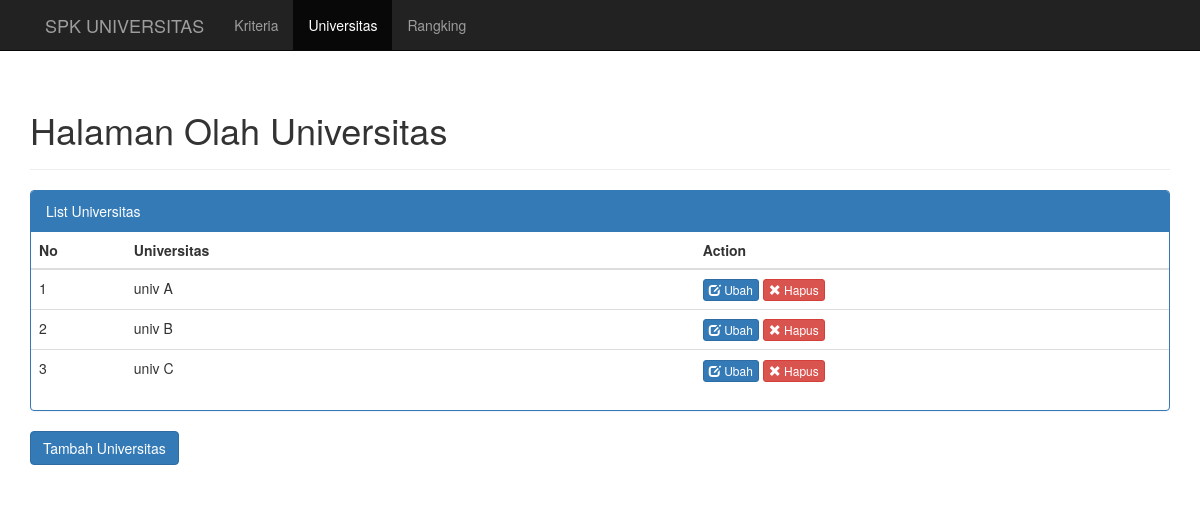
Screenshot of /index.php/universitas with the database file from the repository.
### tables this page shows
CREATE TABLE `universitas` (
  `kdUniversitas` int(11) NOT NULL,
  `universitas` varchar(50) NOT NULL
);

### application/helpers/General_helper.php (called while the page is built, shortened)
<?php
if (!function_exists('loadPage')) {
    function loadPage($view, $vars=array()){
        $data['view'] = $view;
        $data['data'] = $vars;
        $CI = &get_instance();
        return $CI->load->view('layouts/layout', $data);
    }
}

### application/controllers/Universitas.php (called while the page is built, shortened)
<?php
class Universitas extends MY_Controller
{
    public function index()
    {
        $data['universitas'] = $this->MUniversitas->getAll();
        loadPage('universitas/index', $data);
    }
}

### index.php (called while the page is built, shortened)
<?php
require_once BASEPATH.'core/CodeIgniter.php';

### application/models/MUniversitas.php (called while the page is built, shortened)
<?php
class MUniversitas extends CI_Model{
    private function getTable(){
        return 'universitas';
    }
    public function getAll()
    {
        $universitas = array();
        $query = $this->db->get($this->getTable());
        if($query->num_rows() > 0){
            foreach ($query->result() as $row) {
                $universitas[] = $row;
            }
        }
        return $universitas;
    }
}

### application/views/universitas/index.php (the view, shortened to what this page needs)
<div class="page-header">
    <h1>Halaman Olah Universitas</h1>
</div>
<div class="col-lg-12">
    <div class="row">
        <div class="panel panel-primary">
            <div class="panel-heading">List Universitas</div>
            <div class="panel-content">
                <div class="table-responsive">
                    <table class="table table-hover">
                        <thead>
                        <tr>
                            <th class="col-md-1">No</th>
                            <th class="col-md-6">Universitas</th>
                            <th class="col-md-5 ">Action</th>
                        </tr>
                        </thead>
                        <tbody>
                        <?php
                        $no = 1;
                        if (isset($universitas)) {
                            foreach ($universitas as $item) {
                                ?>
                                <tr>
                                    <td><?php echo $no++ ?></td>
                                    <td><?php echo $item->universitas ?></td>
                                    <td>
                                        <a class="btn btn-primary btn-xs"
                                           href="<?php echo site_url('universitas/tambah/' . $item->kdUniversitas) ?>"
                                           role="button">
                                            <span class="glyphicon glyphicon-edit" aria-hidden="true"></span> Ubah
                                        </a>
                                        <button type="button" data-toggle="modal" class="btn btn-danger btn-xs"
                                                data-target="#modalDelete">
                                            <span class="glyphicon glyphicon-remove" aria-hidden="true"></span> Hapus
                                        </button>
                                    </td>
                                </tr>
                                <?php
                            }
                        }
                        ?>
                        </tbody>
                    </table>
                </div>
            </div>
        </div>
    </div>
    <div class="row">
        <div class="form-group">
            <a href="<?php echo site_url('universitas/tambah') ?>" type="button" class="btn btn-primary">Tambah
                Universitas</a>
        </div>
    </div>
</div>

### application/views/layouts/layout.php (style rules this page uses)
body { padding-top: 70px; }

### rows the page displays
universitas: universitas "univ A"
universitas: universitas "univ B"
universitas: universitas "univ C"
